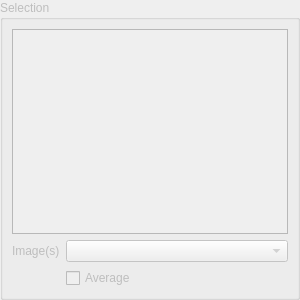
<?xml version="1.0" encoding="UTF-8"?>
<ui version="4.0">
 <class>SelectionWidget</class>
 <widget class="QWidget" name="SelectionWidget">
  <property name="geometry">
   <rect>
    <x>0</x>
    <y>0</y>
    <width>300</width>
    <height>300</height>
   </rect>
  </property>
  <property name="sizePolicy">
   <sizepolicy hsizetype="Ignored" vsizetype="Minimum">
    <horstretch>0</horstretch>
    <verstretch>0</verstretch>
   </sizepolicy>
  </property>
  <property name="windowTitle">
   <string>Form</string>
  </property>
  <layout class="QGridLayout" name="gridLayout">
   <property name="sizeConstraint">
    <enum>QLayout::SetMinimumSize</enum>
   </property>
   <property name="leftMargin">
    <number>0</number>
   </property>
   <property name="topMargin">
    <number>0</number>
   </property>
   <property name="rightMargin">
    <number>0</number>
   </property>
   <property name="bottomMargin">
    <number>0</number>
   </property>
   <property name="spacing">
    <number>0</number>
   </property>
   <item row="0" column="0">
    <widget class="QGroupBox" name="selectionGroupBox">
     <property name="enabled">
      <bool>false</bool>
     </property>
     <property name="sizePolicy">
      <sizepolicy hsizetype="Expanding" vsizetype="Preferred">
       <horstretch>0</horstretch>
       <verstretch>0</verstretch>
      </sizepolicy>
     </property>
     <property name="title">
      <string>Selection</string>
     </property>
     <layout class="QGridLayout" name="gridLayout_3">
      <property name="sizeConstraint">
       <enum>QLayout::SetDefaultConstraint</enum>
      </property>
      <item row="1" column="1">
       <widget class="QComboBox" name="currentImageComboBox">
        <property name="sizePolicy">
         <sizepolicy hsizetype="MinimumExpanding" vsizetype="Fixed">
          <horstretch>0</horstretch>
          <verstretch>0</verstretch>
         </sizepolicy>
        </property>
        <property name="minimumSize">
         <size>
          <width>0</width>
          <height>0</height>
         </size>
        </property>
       </widget>
      </item>
      <item row="0" column="0" colspan="2">
       <widget class="QTreeView" name="datasetsTreeView">
        <property name="sizePolicy">
         <sizepolicy hsizetype="Expanding" vsizetype="Minimum">
          <horstretch>0</horstretch>
          <verstretch>0</verstretch>
         </sizepolicy>
        </property>
        <property name="minimumSize">
         <size>
          <width>0</width>
          <height>0</height>
         </size>
        </property>
        <property name="editTriggers">
         <set>QAbstractItemView::NoEditTriggers</set>
        </property>
        <property name="indentation">
         <number>0</number>
        </property>
        <property name="rootIsDecorated">
         <bool>false</bool>
        </property>
        <property name="itemsExpandable">
         <bool>false</bool>
        </property>
        <property name="sortingEnabled">
         <bool>false</bool>
        </property>
        <property name="animated">
         <bool>false</bool>
        </property>
        <property name="headerHidden">
         <bool>false</bool>
        </property>
        <attribute name="headerMinimumSectionSize">
         <number>20</number>
        </attribute>
        <attribute name="headerDefaultSectionSize">
         <number>50</number>
        </attribute>
        <attribute name="headerStretchLastSection">
         <bool>false</bool>
        </attribute>
       </widget>
      </item>
      <item row="1" column="0">
       <widget class="QLabel" name="currentImageLabel">
        <property name="text">
         <string>Image(s)</string>
        </property>
       </widget>
      </item>
      <item row="2" column="1">
       <widget class="QCheckBox" name="averageImagesCheckBox">
        <property name="text">
         <string>Average</string>
        </property>
       </widget>
      </item>
     </layout>
    </widget>
   </item>
  </layout>
 </widget>
 <resources/>
 <connections/>
</ui>
